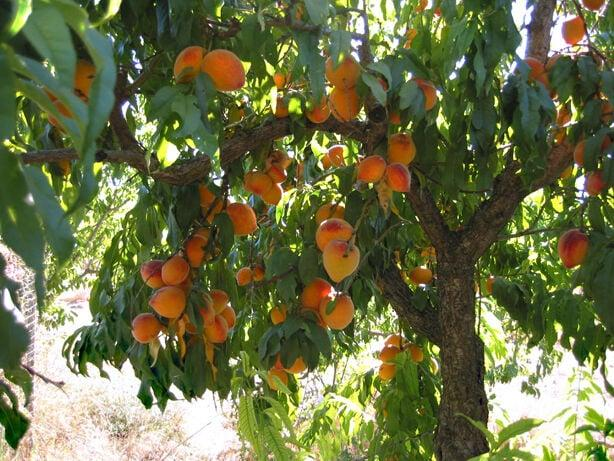
#> input picture temp_64b739e2f0e9b.image.jpg, 614 x 461 px
$ python -i estimate.py   (imports and definitions only)
#> lines starting #> are read from the running program, lines starting #| are printed output that depends on the picture; after the words box and inside, x2 and y2 are one past the last pixel; in counts of white or black regions, pixels touching at a corner belong together
# utils/estimate.py - Fixed version with proper API key handling

import streamlit as st
import requests
import io
import pandas as pd
import os
import cv2
import numpy as np
from datetime import datetime, timedelta
from typing import List, Optional, Tuple

# Add this at the top of utils/estimate.py
try:
    from .enhanced_quality import ExportQualityAssessment
    from .enhanced_pricing import PriceForecastingSystem
    ENHANCED_MODULES_AVAILABLE = True
except ImportError:
    ENHANCED_MODULES_AVAILABLE = False
    print("Enhanced modules not available, using basic functions only")

# ----------------------------
# FIXED API KEY HANDLING
# ----------------------------
FASTAPI_URL = os.getenv("FASTAPI_URL", "http://fastapi:8000")

def get_api_keys():
    """Centralized API key retrieval with multiple fallback methods"""
    api_keys = {}

    # Method 1: Try Streamlit secrets
    try:
        api_keys['OPENWEATHER_API_KEY'] = st.secrets["OPENWEATHER_API_KEY"]
        api_keys['AGMARKNET_API_KEY'] = st.secrets["AGMARKNET_API_KEY"]
        print("✅ API keys loaded from Streamlit secrets")
        return api_keys
    except Exception as e:
        print(f"⚠️ Streamlit secrets not available: {e}")

    # Method 2: Try environment variables
    try:
        weather_key = os.getenv("OPENWEATHER_API_KEY")
        agmark_key = os.getenv("AGMARKNET_API_KEY")

        if weather_key and agmark_key:
            api_keys['OPENWEATHER_API_KEY'] = weather_key
            api_keys['AGMARKNET_API_KEY'] = agmark_key
            print("✅ API keys loaded from environment variables")
            return api_keys
    except Exception as e:
        print(f"⚠️ Environment variables not available: {e}")

    # Method 3: Hardcoded fallback (for development only)
    api_keys = {
        'OPENWEATHER_API_KEY': "ae455fc340a8c66c34dc76e9121bcc66",
        'AGMARKNET_API_KEY': "579b464db66ec23bdd000001cbdf5ded3d654a61639a30e3ba03da1d"
    }
    print("⚠️ Using hardcoded API keys - not recommended for production")
    return api_keys

# Get API keys at module level
API_KEYS = get_api_keys()

# --- Helper to get auth headers ---
# [134 lines left out: functions get_auth_headers, get_weather, get_weather_data, get_crop_price, get_default_price, not called in this run]

def calculate_revenue(yield_kg: float, price_per_kg: float) -> float:
    """Calculate revenue based on yield and price"""
    return yield_kg * price_per_kg

# [20 lines left out: function estimate_fruit_size, not called in this run]

def estimate_ripeness(image_path: str) -> str:
    """Estimate ripeness based on color analysis"""
#> called with image_path = '../temp_64b739e2f0e9b.image.jpg'
    try:
        if not os.path.exists(image_path):
            print(f"Image path does not exist: {image_path}")
            return "Unknown"

        img = cv2.imread(image_path)
#> img is the input picture: shape (461, 614, 3); mean B, G, R 71.7, 113, 108.7
        if img is None:
            print(f"Could not load image: {image_path}")
            return "Unknown"

        # Convert BGR to HSV for better color analysis
        hsv = cv2.cvtColor(img, cv2.COLOR_BGR2HSV)
#> hsv: shape (461, 614, 3); mean H, S, V 39.2, 122.4, 120.7

        # Define range for red color (ripe fruits)
        red_mask1 = cv2.inRange(hsv, np.array([0, 70, 50]), np.array([10, 255, 255]))
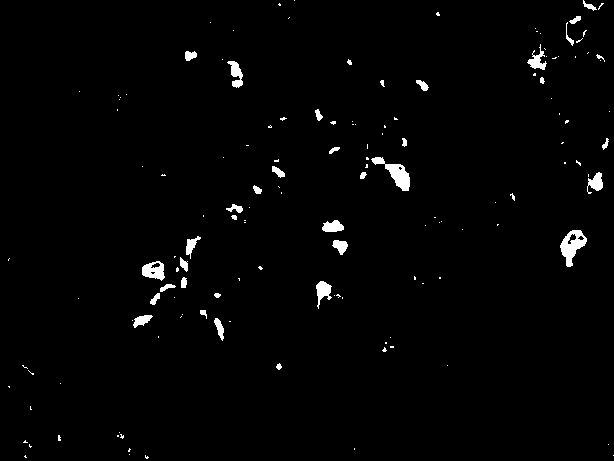
#> red_mask1: shape (461, 614); 1.6% white; 144 white regions (107 under 20 px), largest, box (x1, y1, x2, y2) and area: (560, 230, 587, 267) 498, (371, 157, 410, 191) 489, (142, 261, 165, 281) 297
        red_mask2 = cv2.inRange(hsv, np.array([170, 70, 50]), np.array([180, 255, 255]))
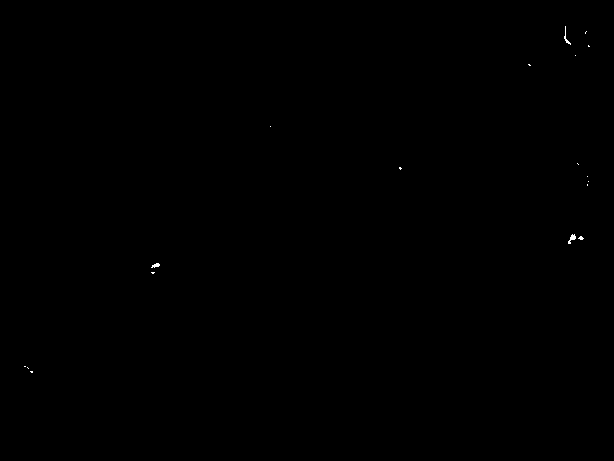
#> red_mask2: shape (461, 614); 0.05% white in thin lines or dots, all inside (x1, y1, x2, y2) = (24, 26, 590, 373)
        red_mask = cv2.bitwise_or(red_mask1, red_mask2)
#> red_mask: shape (461, 614); 1.7% white; 145 white regions (108 under 20 px), largest, box (x1, y1, x2, y2) and area: (560, 230, 587, 267) 551, (371, 157, 410, 191) 495, (142, 261, 165, 281) 330

        # Calculate ratio of red pixels
        total_pixels = img.shape[0] * img.shape[1]
#> total_pixels = 283054
        red_pixels = cv2.countNonZero(red_mask)
#> red_pixels = 4724
        ratio = red_pixels / total_pixels
#> ratio = 0.0167

        if ratio < 0.05:
            return "Unripe"
        elif ratio < 0.15:
            return "Semi-Ripe"
        else:
            return "Ripe"

    except Exception as e:
        print(f"Error estimating ripeness: {e}")
        return "Unknown"

# [295 lines left out: functions estimate_harvest_date, show_estimate_for_file, test_api_connections, not called in this run]

>>> result = estimate_ripeness('../temp_64b739e2f0e9b.image.jpg')

$ run again, on temp_evans_cherry-tree_fruit-close-up-scaled.jpg
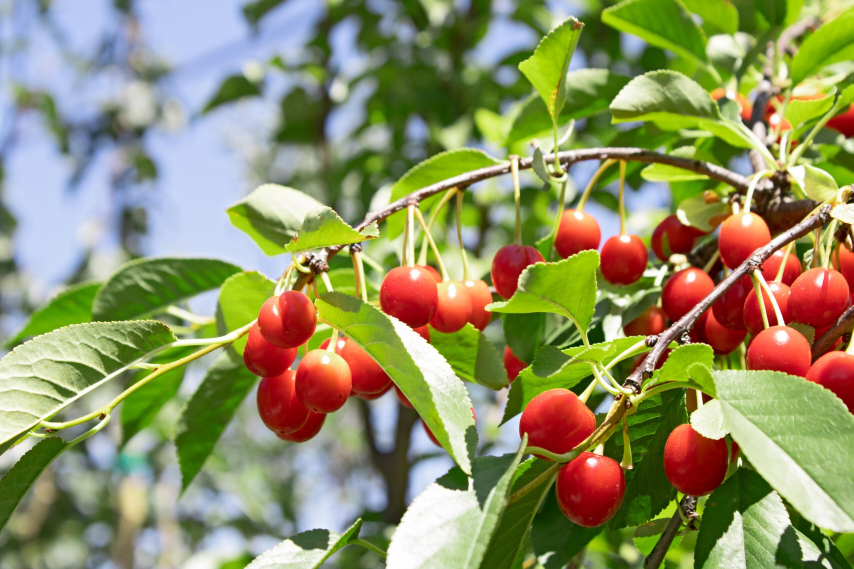
#> input picture temp_evans_cherry-tree_fruit-close-up-scaled.jpg, 2560 x 1707 px (shown at 1/3 size)
#> in estimate_ripeness, img is the input picture: shape (1707, 2560, 3); mean B, G, R 101.8, 145.3, 144.2
#> hsv: shape (1707, 2560, 3); mean H, S, V 55.3, 128.8, 167.4
#> in estimate_ripeness, `red_mask1 = cv2.inRange(hsv, np.array([0, 70, 50]), np.array([10, 255,..`:
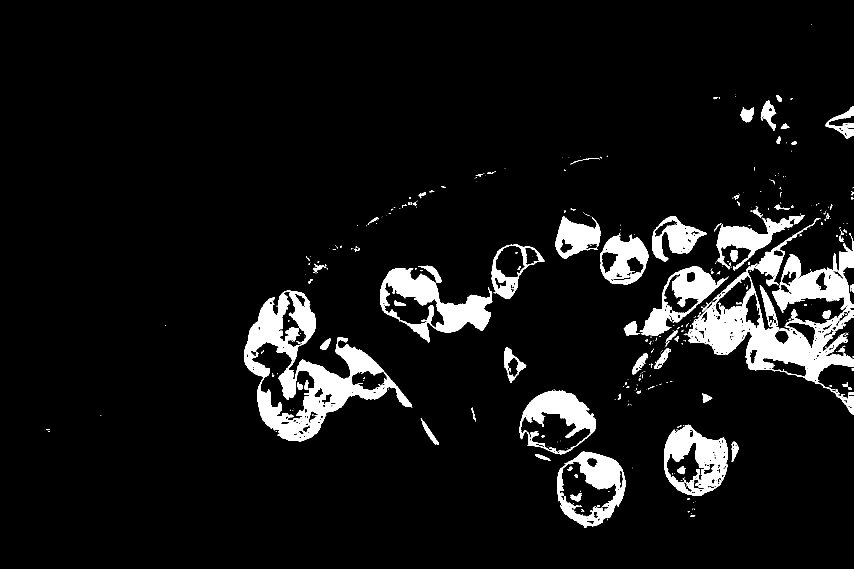
#> red_mask1: shape (1707, 2560) (shown at 1/3 size); 7.3% white; 481 white regions (356 under 20 px), largest, box (x1, y1, x2, y2) and area: (2051, 730, 2560, 1243) 74660, (732, 872, 1236, 1324) 66586, (1140, 804, 1477, 1027) 27602
#> red_mask2: shape (1707, 2560); 3.4% white; 446 white regions (303 under 20 px), largest, box (x1, y1, x2, y2) and area: (752, 1022, 970, 1261) 18604, (1679, 1384, 1849, 1556) 14156, (1563, 1232, 1775, 1359) 13634
#> in estimate_ripeness, `red_mask = cv2.bitwise_or(red_mask1, red_mask2)`:
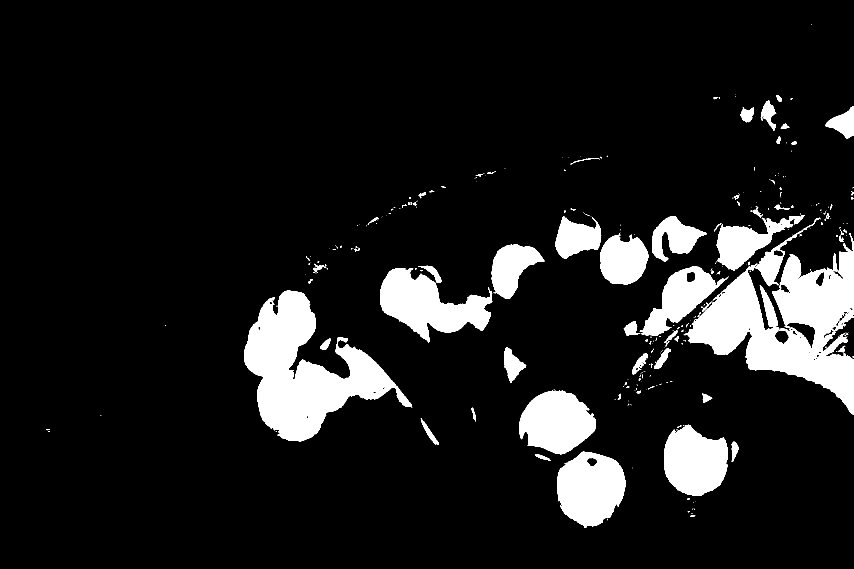
#> red_mask: shape (1707, 2560) (shown at 1/3 size); 10.7% white; 345 white regions (251 under 20 px), largest, box (x1, y1, x2, y2) and area: (2051, 730, 2560, 1243) 114006, (732, 872, 1236, 1324) 98252, (1140, 804, 1477, 1027) 38383
#> red_pixels = 468319
#> ratio = 0.107
